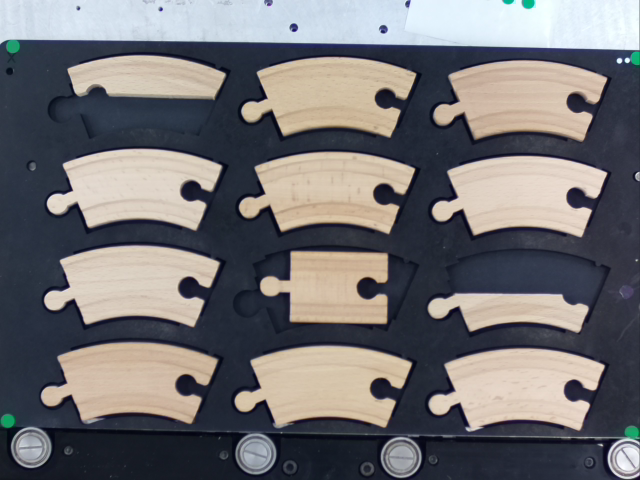
#> input picture group5_defects_2/opencv_frame_0.png, 640 x 480 px, found by its file name
$ python 'Contour Match demo code.py'
#> lines starting #> are read from the running program, lines starting #| are printed output that depends on the picture; after the words box and inside, x2 and y2 are one past the last pixel; in counts of white or black regions, pixels touching at a corner belong together
# -*- coding: utf-8 -*-
"""
Created on Mon Nov 16 17:19:17 2020

@author: RTodo
"""

import cv2
import numpy as np
from matplotlib import pyplot as plt


#Getting the images
img1=cv2.imread("./images/straight/group5_correct/opencv_frame_0.png")
#> img1 is the input picture: shape (480, 640, 3); mean B, G, R 115.3, 112.9, 114.5
img2=cv2.imread("image3.jpg")
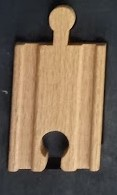
#> input picture image3.jpg, 117 x 195 px
#> img2 is the input picture: shape (195, 117, 3); mean B, G, R 84.2, 103, 121.5
img3=cv2.imread("image4.jpg")
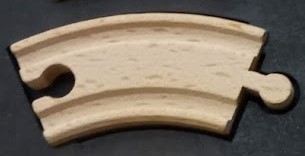
#> input picture image4.jpg, 305 x 156 px
#> img3 is the input picture: shape (156, 305, 3); mean B, G, R 96.2, 109.1, 120.3


#Transforming them into grey images
img_rgb1 = cv2.cvtColor(img1, cv2.COLOR_BGR2RGB)
img_hsv1 = cv2.cvtColor(img_rgb1, cv2.COLOR_RGB2HSV)
#> img_hsv1: shape (480, 640, 3); mean H, S, V 79.4, 69, 127.9
img_grey1 = cv2.cvtColor(img_rgb1, cv2.COLOR_RGB2GRAY)

img_rgb2 = cv2.cvtColor(img2, cv2.COLOR_BGR2RGB)
img_hsv2 = cv2.cvtColor(img_rgb2, cv2.COLOR_RGB2HSV)
#> img_hsv2: shape (195, 117, 3); mean H, S, V 54.5, 74.8, 124.3
img_grey2 = cv2.cvtColor(img_rgb2, cv2.COLOR_RGB2GRAY)

img_rgb3 = cv2.cvtColor(img3, cv2.COLOR_BGR2RGB)
img_hsv3 = cv2.cvtColor(img_rgb3, cv2.COLOR_RGB2HSV)
#> img_hsv3: shape (156, 305, 3); mean H, S, V 52.3, 58.7, 122.8
img_grey3 = cv2.cvtColor(img_rgb3, cv2.COLOR_RGB2GRAY)
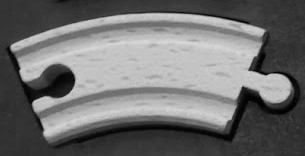
#> img_grey3: shape (156, 305); min 0, max 220, mean 111

#Gaussian Blur followed by OTSU
ksize=5

img_pro1 = cv2.GaussianBlur(img_grey1,(ksize,ksize),0)
img_pro2 = cv2.GaussianBlur(img_grey2,(ksize,ksize),0)
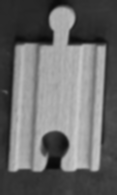
#> img_pro2: shape (195, 117); min 9, max 203, mean 106.4
img_pro3 = cv2.GaussianBlur(img_grey3,(ksize,ksize),0)

ret1,img_otsu1 = cv2.threshold(img_pro1,0,255,cv2.THRESH_BINARY+cv2.THRESH_OTSU)
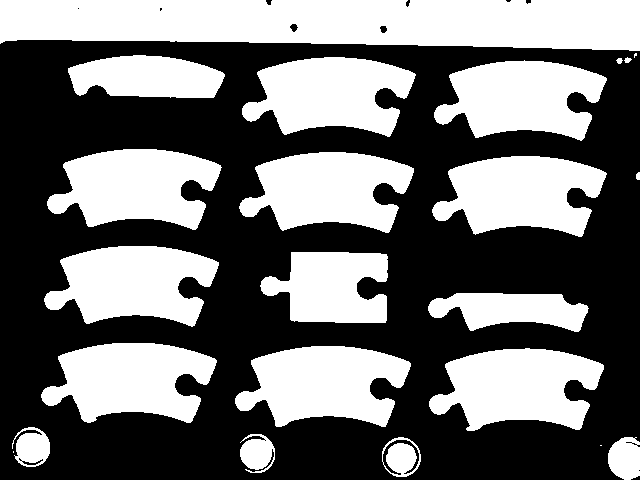
#> img_otsu1: shape (480, 640); 44% white; 23 white regions (3 under 20 px), largest, box (x1, y1, x2, y2) and area: (0, 0, 640, 51) 28168, (429, 348, 604, 431) 9846, (235, 346, 411, 427) 9753
#> ret1 = 122
ret2,img_otsu2 = cv2.threshold(img_pro2,0,255,cv2.THRESH_BINARY+cv2.THRESH_OTSU)
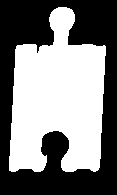
#> img_otsu2: shape (195, 117); 49.4% white; 1 white region, box (x1, y1, x2, y2) and area: (9, 7, 106, 172) 11275
#> ret2 = 107
ret3,img_otsu3 = cv2.threshold(img_pro3,0,255,cv2.THRESH_BINARY+cv2.THRESH_OTSU)
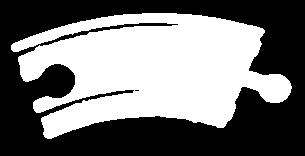
#> img_otsu3: shape (156, 305); 46.4% white; 1 white region
#> ret3 = 115

img_pro1=img_otsu1.copy()
img_pro2=img_otsu2.copy()
img_pro3=img_otsu3.copy()

#Getting the contours
ksize=3
itern=2
kernel = np.ones((ksize,ksize),np.uint8)

contours1,hierarchy1 = cv2.findContours(img_pro1,cv2.RETR_TREE, cv2.CHAIN_APPROX_SIMPLE)
#> contours1 = 33 contours, 10 with area under 20; largest, box (x1, y1, x2, y2) and area: (0, 0, 640, 51) 27558, (429, 348, 604, 431) 9591, (235, 346, 411, 427) 9501, (432, 156, 607, 237) 9404, (47, 149, 222, 230) 9352
contours2,hierarchy2 = cv2.findContours(img_pro2,cv2.RETR_TREE, cv2.CHAIN_APPROX_SIMPLE)
#> contours2 = 1 contour; box (x1, y1, x2, y2) and area: (9, 7, 106, 172) 10982
contours3,hierarchy3 = cv2.findContours(img_pro3,cv2.RETR_TREE, cv2.CHAIN_APPROX_SIMPLE)
#> contours3 = 2 contours, 1 with area under 20; largest, box (x1, y1, x2, y2) and area: (11, 13, 292, 139) 21444

cnt1 = contours1[1]
#> cnt1 = [[600, 445], [601, 445]]
cnt2 = contours1[2]
#> cnt2 = contour of 57 points, box (x1, y1, x2, y2) (608, 437, 640, 480), area 1077
cnt3 = contours2[0]
#> cnt3 = contour of 170 points, box (x1, y1, x2, y2) (9, 7, 106, 172), area 10982

#Matching the contours
ret12 = cv2.matchShapes(cnt1,cnt2,1,0.0)
#> ret12 = 1.8e+308
ret13 = cv2.matchShapes(cnt1,cnt3,1,0.0)
#> ret13 = 1.8e+308

#Prinitng the match scores (the lower the better)
print(ret12)
#| 1.7976931348623157e+308
print(ret13)
#| 1.7976931348623157e+308

# [6 lines of commented-out code are left out]
